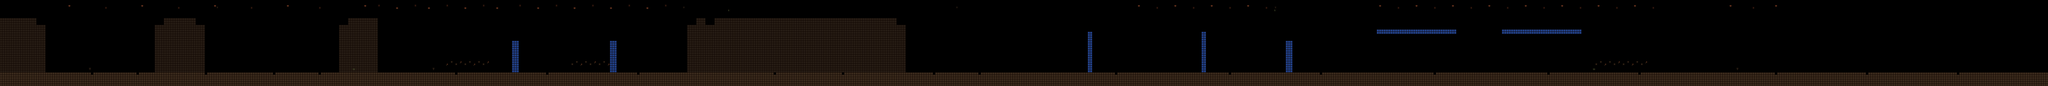

The image is a tile-based game level rendered from a .tmx file. Its description and source (layers, tilesets, objects; grid data summarised) follow:
An orthogonal 900x38 tile map with 16x16 px tiles, 6 tile layers (BG_Far, BG_Mid, BG_Near, Terrain, ...) and 63 objects (22x Solid, 14x Light, 9x WaterZone, 9x BreakableBlock, 7x Checkpoint, ...).

<map version="1.10" tiledversion="1.11.0" orientation="orthogonal" renderorder="right-down" width="900" height="38" tilewidth="16" tileheight="16" infinite="0" nextlayerid="9" nextobjectid="900">
 <properties>
  <property name="schema_version" value="1" />
  <property name="stage_id" value="stage4_1b" />
  <property name="stage_name" value="4-1b  LA MINA INUNDADA" />
  <property name="author" value="Equipo docente — Legacy of Infest" />
  <property name="bgm_track" value="4_1_b" />
  <property name="climate" value="clear" />
  <property name="zone" type="int" value="4" />
  <property name="ambient_light" type="float" value="0.45" />
  <property name="day_length" type="float" value="0" />
  <property name="start_hour" type="float" value="2" />
  <property name="water_effect" type="bool" value="true" />
  <property name="water_tint" value="#1a5c6e" />
  <property name="water_alpha" type="float" value="150" />
  <property name="ambient_fx" value="vida_abisal" />
  <property name="ambient_fx_rate" type="float" value="14" />
 </properties>
 <tileset firstgid="1" name="tileset_stage4_1b" tilewidth="16" tileheight="16" tilecount="80" columns="8">
  <image source="../../tilesets/tileset_stage4_1b.png" width="128" height="160" />
 </tileset>
 <layer id="1" name="BG_Far" width="900" height="38">
  <data>[34200 cells, 0 non-empty, 0 distinct tile ids]</data>
 </layer>
 <layer id="2" name="BG_Mid" width="900" height="38">
  <data>[34200 cells, 0 non-empty, 0 distinct tile ids]</data>
 </layer>
 <layer id="3" name="BG_Near" width="900" height="38">
  <data>[34200 cells, 53 non-empty, 2 distinct tile ids]</data>
 </layer>
 <layer id="4" name="Terrain" width="900" height="38">
  <data>[34200 cells, 9374 non-empty, 4 distinct tile ids]</data>
 </layer>
 <layer id="5" name="Terrain_Detail" width="900" height="38">
  <data>[34200 cells, 46 non-empty, 7 distinct tile ids]</data>
 </layer>
 <objectgroup id="6" name="Objects">
  <object id="101" type="PlayerSpawn" name="PlayerSpawn_101" x="128" y="96" width="16" height="32" />
  <object id="102" type="WaterZone" name="WaterZone_102" x="0" y="176" width="14400" height="336" />
  <object id="103" type="WaterZone" name="WaterZone_103" x="2144" y="176" width="192" height="336">
   <properties>
    <property name="corriente_x" type="float" value="40.0" />
    <property name="corriente_y" type="float" value="0.0" />
   </properties>
  </object>
  <object id="104" type="WaterZone" name="WaterZone_104" x="3120" y="176" width="320" height="336">
   <properties>
    <property name="corriente_x" type="float" value="-55.0" />
    <property name="corriente_y" type="float" value="0.0" />
   </properties>
  </object>
  <object id="105" type="WaterZone" name="WaterZone_105" x="4000" y="176" width="288" height="336">
   <properties>
    <property name="corriente_x" type="float" value="-55.0" />
    <property name="corriente_y" type="float" value="0.0" />
   </properties>
  </object>
  <object id="106" type="WaterZone" name="WaterZone_106" x="4560" y="176" width="320" height="336">
   <properties>
    <property name="corriente_x" type="float" value="40.0" />
    <property name="corriente_y" type="float" value="0.0" />
   </properties>
  </object>
  <object id="107" type="WaterZone" name="WaterZone_107" x="6400" y="176" width="480" height="336">
   <properties>
    <property name="corriente_x" type="float" value="-40.0" />
    <property name="corriente_y" type="float" value="0.0" />
   </properties>
  </object>
  <object id="108" type="WaterZone" name="WaterZone_108" x="7280" y="176" width="2320" height="336">
   <properties>
    <property name="corriente_x" type="float" value="-30.0" />
    <property name="corriente_y" type="float" value="0.0" />
   </properties>
  </object>
  <object id="109" type="WaterZone" name="WaterZone_109" x="11200" y="176" width="400" height="336">
   <properties>
    <property name="corriente_x" type="float" value="-50.0" />
    <property name="corriente_y" type="float" value="0.0" />
   </properties>
  </object>
  <object id="110" type="WaterZone" name="WaterZone_110" x="12800" y="176" width="1600" height="336">
   <properties>
    <property name="corriente_x" type="float" value="45.0" />
    <property name="corriente_y" type="float" value="0.0" />
   </properties>
  </object>
  <object id="111" type="BreakableBlock" name="BreakableBlock_111" x="896" y="480" width="32" height="32">
   <properties>
    <property name="golpes" type="int" value="1" />
   </properties>
  </object>
  <object id="112" type="BreakableBlock" name="BreakableBlock_112" x="1696" y="480" width="32" height="32">
   <properties>
    <property name="golpes" type="int" value="1" />
   </properties>
  </object>
  <object id="113" type="BreakableBlock" name="BreakableBlock_113" x="3392" y="480" width="32" height="32">
   <properties>
    <property name="golpes" type="int" value="1" />
   </properties>
  </object>
  <object id="114" type="BreakableBlock" name="BreakableBlock_114" x="4000" y="480" width="32" height="32">
   <properties>
    <property name="golpes" type="int" value="1" />
   </properties>
  </object>
  <object id="115" type="BreakableBlock" name="BreakableBlock_115" x="5600" y="96" width="32" height="32">
   <properties>
    <property name="golpes" type="int" value="1" />
   </properties>
  </object>
  <object id="116" type="BreakableBlock" name="BreakableBlock_116" x="7360" y="480" width="32" height="32">
   <properties>
    <property name="golpes" type="int" value="1" />
   </properties>
  </object>
  <object id="117" type="BreakableBlock" name="BreakableBlock_117" x="9888" y="176" width="32" height="32">
   <properties>
    <property name="golpes" type="int" value="1" />
   </properties>
  </object>
  <object id="118" type="BreakableBlock" name="BreakableBlock_118" x="10800" y="176" width="32" height="32">
   <properties>
    <property name="golpes" type="int" value="1" />
   </properties>
  </object>
  <object id="119" type="BreakableBlock" name="BreakableBlock_119" x="12240" y="480" width="32" height="32">
   <properties>
    <property name="golpes" type="int" value="1" />
   </properties>
  </object>
  <object id="120" type="Checkpoint" name="Checkpoint_120" x="1248" y="96" width="16" height="32">
   <properties>
    <property name="checkpoint_id" type="int" value="1" />
   </properties>
  </object>
  <object id="121" type="Checkpoint" name="Checkpoint_121" x="2592" y="96" width="16" height="32">
   <properties>
    <property name="checkpoint_id" type="int" value="2" />
   </properties>
  </object>
  <object id="122" type="Checkpoint" name="Checkpoint_122" x="5200" y="96" width="16" height="32">
   <properties>
    <property name="checkpoint_id" type="int" value="3" />
   </properties>
  </object>
  <object id="123" type="Checkpoint" name="Checkpoint_123" x="7792" y="480" width="16" height="32">
   <properties>
    <property name="checkpoint_id" type="int" value="4" />
   </properties>
  </object>
  <object id="124" type="Checkpoint" name="Checkpoint_124" x="9296" y="480" width="16" height="32">
   <properties>
    <property name="checkpoint_id" type="int" value="5" />
   </properties>
  </object>
  <object id="125" type="Checkpoint" name="Checkpoint_125" x="12448" y="480" width="16" height="32">
   <properties>
    <property name="checkpoint_id" type="int" value="6" />
   </properties>
  </object>
  <object id="126" type="Checkpoint" name="Checkpoint_126" x="13296" y="480" width="16" height="32">
   <properties>
    <property name="checkpoint_id" type="int" value="7" />
   </properties>
  </object>
  <object id="127" type="NextTrigger" name="NextTrigger_127" x="14240" y="448" width="32" height="96" />
  </objectgroup>
 <objectgroup id="7" name="Collision">
  <!-- 22 objects omitted --></objectgroup>
 <layer id="8" name="FG_Overlay" width="900" height="38">
  <data>[34200 cells, 0 non-empty, 0 distinct tile ids]</data>
 </layer>
</map>
<!-- 36 of 63 objects omitted -->
